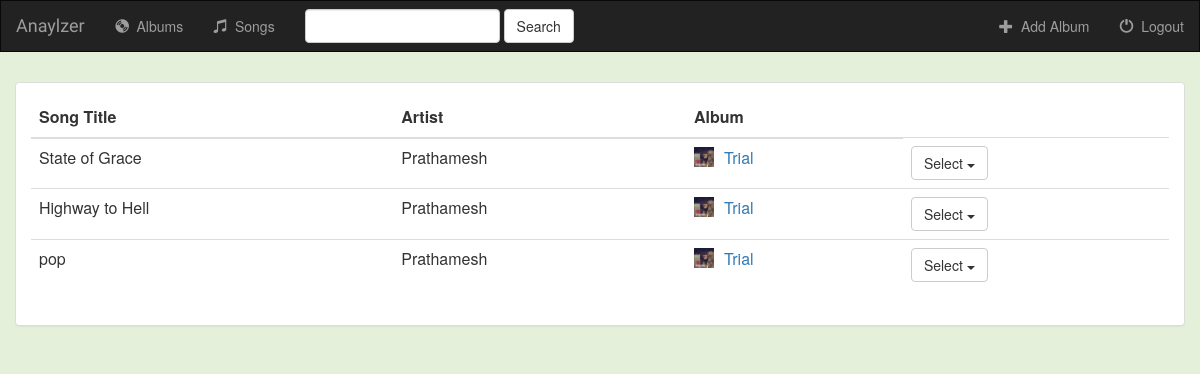
Page /music/songs/compare/25/ on the committed database.
### music/models.py (models this page shows, shortened)
class Song(models.Model):
    album = models.ForeignKey(Album, on_delete= models.CASCADE)
    file_type = models.CharField(max_length = 100)
    song_title = models.CharField(max_length = 250)
    audio_file = models.FileField(default = '')

class Album(models.Model):
    user = models.ForeignKey(User,on_delete= models.CASCADE,default = 1)
    artist = models.CharField(max_length = 250)
    album_title = models.CharField(max_length = 250)
    genre = models.CharField(max_length = 100)
    album_logo = models.FileField()

### music/views.py (the view)
# urls.py: path('songs/compare/<song_id>/',views.compare,name = 'compare'),
def compare(request,song_id):
    songs = Song.objects.all()
    global temp
    temp = song_id
    return render(request,'music/compare.html',{'all_songs' : songs })

### music/templates/music/compare.html (shortened to what this page needs)
{% extends 'music/base.html' %}
{% block body %}
<div class="container-fluid songs-container">
    <div class="row">
        <div class="col-sm-12">
        </div>
    </div>
    <div class="row">
        <div class="col-sm-12">
            <div class="panel panel-default">
                <div class="panel-body">
                    <table class="table">
                        <thead>
                            <tr>
                                <th>Song Title</th>
                                <th>Artist</th>
                                <th>Album</th>
                            </tr>
                        </thead>
                        <tbody>
                            {% for song in all_songs %}
                                <tr>
                                    <td>{{ song.song_title }}</td>
                                    <td>{{ song.album.artist }}</td>
                                    <td>
                                        <a href="{% url 'music:detail' song.album.id %}">
                                            <img src="{{ song.album.album_logo.url }}" class="img-responsive" style="width: 20px; float: left; margin-right: 10px;" />
                                        </a>
                                        <a href="{% url 'music:detail' song.album.id %}">{{ song.album.album_title }}</a>
                                    </td>
                                    <td>
                                            <div class="dropdown">
                                                    <button class="btn btn-default dropdown-toggle" type="button" id="menu1" data-toggle="dropdown">Select
                                                    <span class="caret"></span></button>
                                                  </div>
                                    </td>
                                </tr>
                            {% endfor %}
                        </tbody>
                    </table>
                </div>
            </div>
        </div>
    </div>
</div>
{% endblock %}

### music/static/music/style.css (style rules this page uses)
body { background: #e4f0da; }

### rows in the picture
Song: song_title "State of Grace", album.artist "Prathamesh", album.album_logo (picture), album.album_title "Trial"
Song: song_title "Highway to Hell", album.artist "Prathamesh", album.album_logo (picture), album.album_title "Trial"
Song: song_title "pop", album.artist "Prathamesh", album.album_logo (picture), album.album_title "Trial"
